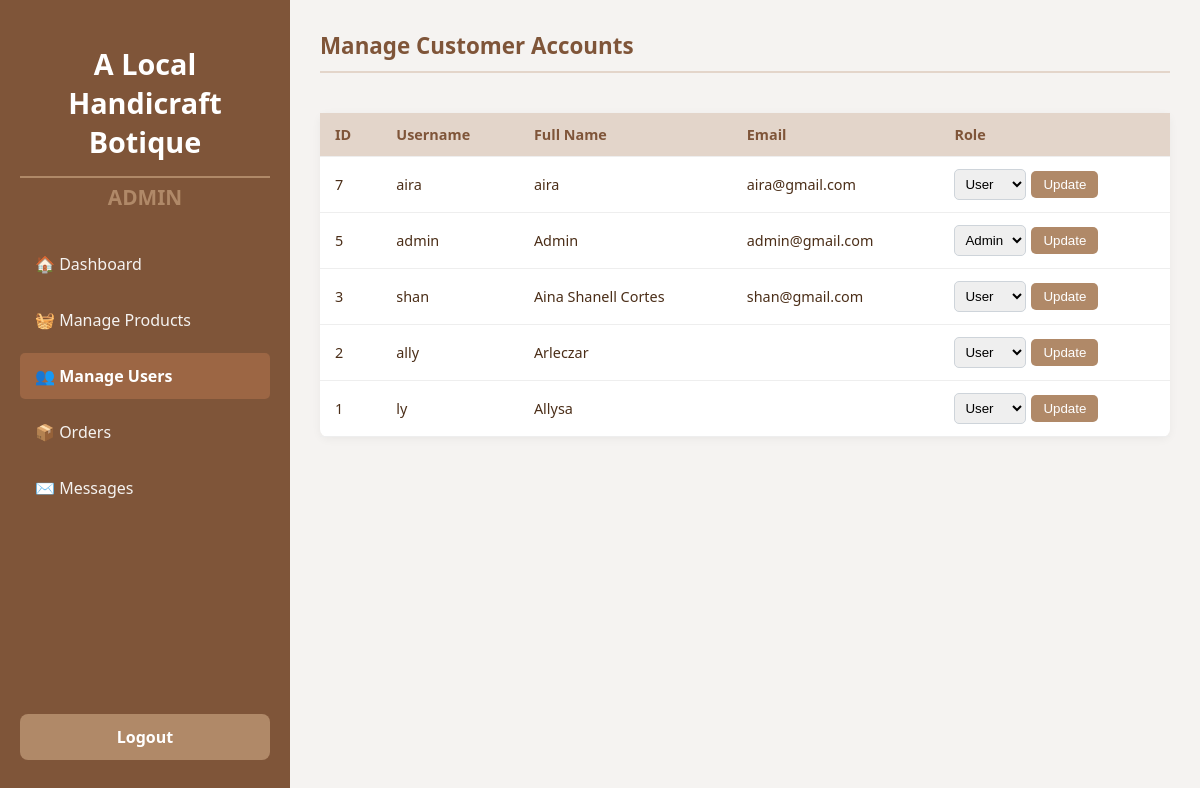
Screenshot of /admin/manage_users.php (signed in) with the database file from the repository.
### tables this page shows
CREATE TABLE `users` (
  `user_ID` int(11) NOT NULL,
  `fullname` varchar(100) NOT NULL,
  `username` varchar(30) NOT NULL,
  `user_role` varchar(20) NOT NULL,
  `password` varchar(255) NOT NULL,
  `user_address` varchar(255) NOT NULL,
  `user_email_address` varchar(255) NOT NULL,
  `user_contact_number` int(11) NOT NULL,
  `date_joined` timestamp NOT NULL DEFAULT current_timestamp()
);

### admin/manage_users.php (the view, shortened to what this page needs)
<?php
include '../db_connect.php';
$current_admin_id = $_SESSION['user_ID'] ?? 0;
$sql = "SELECT user_ID, username, fullname, user_email_address, user_role, date_joined FROM users WHERE user_ID != ? ORDER BY user_ID DESC";
$stmt = $conn->prepare($sql);
$stmt->bind_param("i", $current_admin_id);
$stmt->execute();
$result = $stmt->get_result();
$roles = ['user', 'admin'];
?>
<!DOCTYPE html>
<html lang="en">
<head>
</head>
<body>
<div class="main-layout">
    <div class="sidebar">
        <h2>A Local Handicraft Botique</h2>
        <h3>ADMIN</h3>
        <div class="sidebar-nav">
            <a href="index.php">🏠 Dashboard</a>
            <a href="manage_products.php">🧺 Manage Products</a>
            <a href="manage_users.php" class="active">👥 Manage Users</a>
            <a href="manage_orders.php">📦 Orders</a>
            <a href="manage_messages.php">✉️ Messages</a>
        </div>
        <div class="sidebar-logout">
            <a href="../logout.php" onclick="return confirm('Are you sure you want to log out?')"><b>Logout</b></a>
        </div>
    </div>
    <div class="content-area">
        <div class="header">
            <h1>Manage Customer Accounts</h1>
        </div>
        <?php if ($result->num_rows > 0): ?>
            <table class="user-table">
                <thead>
                    <tr>
                        <th>ID</th>
                        <th>Username</th>
                        <th>Full Name</th>
                        <th>Email</th>
                        <th>Role</th>
                        </tr>
                </thead>
                <tbody>
                    <?php while ($user = $result->fetch_assoc()): ?>
                        <tr>
                            <td><?php echo $user['user_ID']; ?></td>
                            <td><?php echo htmlspecialchars($user['username']); ?></td>
                            <td><?php echo htmlspecialchars($user['fullname']); ?></td>
                            <td><?php echo htmlspecialchars($user['user_email_address']); ?></td>
                            <td>
                                <form method="POST" style="margin: 0; display: flex; align-items: center;">
                                    <select name="new_role">
                                        <?php foreach ($roles as $role): ?>
                                            <option value="<?php echo $role; ?>" <?php echo (strtolower($user['user_role']) === $role) ? 'selected' : ''; ?>>
                                                <?php echo ucfirst($role); ?>
                                            </option>
                                        <?php endforeach; ?>
                                    </select>
                                    <button type="submit" name="update_role" class="btn-update">Update</button>
                                </form>
                            </td>
                            </tr>
                    <?php endwhile; ?>
                </tbody>
            </table>
        <?php else: ?>
            <p style="text-align: center; color: #7F5539; padding: 20px;">No other user Registered.</p>
        <?php endif; ?>
    </div>
</div>
</body>
</html>

### admin/manage_users.php (style rules this page uses)
:root { --color-primary: #7F5539; --color-secondary: #B08968; --color-light: #E3D5CA; --color-text: #4B2E18; --color-bg: #F5F3F1; }
body { font-family: 'Segoe UI', Tahoma, Geneva, Verdana, sans-serif; background-color: var(--color-bg); margin: 0; padding: 0; color: var(--color-text); }
.main-layout { display: flex; min-height: 100vh; }
.sidebar { width: 250px; background-color: var(--color-primary); color: white; padding: 20px; box-shadow: 2px 0 5px rgba(0, 0, 0, 0.1); }
.sidebar h2 { font-size: 1.8em; text-align: center; margin-bottom: 5px; border-bottom: 2px solid var(--color-secondary); padding-bottom: 15px; }
.sidebar h3 { font-size: 1.3em; text-align: center; margin-top: 5px; color: var(--color-secondary); }
.sidebar-nav { margin-top: 30px; }
.sidebar-nav a { display: flex; align-items: center; gap: 10px; padding: 12px 15px; margin-bottom: 10px; text-decoration: none; color: var(--color-bg); border-radius: 5px; transition: background-color 0.3s; }
.sidebar-nav a:hover, .sidebar-nav a.active { background-color: #9C6644; color: white; font-weight: bold; }
.sidebar-logout { position: absolute; bottom: 40px; width: 290px; text-align: center; }
.sidebar-logout a { display: block; padding: 12px; background-color: var(--color-secondary); color: white; border-radius: 8px; text-decoration: none; font-weight: bold; transition: background-color 0.3s; margin-right: 40px; }
.content-area { flex-grow: 1; padding: 30px; background-color: var(--color-bg); }
.header { display: flex; justify-content: space-between; align-items: center; margin-bottom: 40px; border-bottom: 2px solid #e3d5ca; padding-bottom: 10px; }
.header h1 { color: var(--color-primary); font-size: 1.4em; margin: 0; }
.user-table { width: 100%; border-collapse: collapse; background: white; border-radius: 8px; box-shadow: 0 2px 10px rgba(0,0,0,0.05); }
.user-table th, .user-table td { padding: 12px 15px; text-align: left; border-bottom: 1px solid #eee; font-size: 0.9em; }
.user-table th { background-color: var(--color-light); color: var(--color-primary); font-weight: bold; }
select { padding: 6px; border-radius: 5px; border: 1px solid #ced4da; margin-right: 5px; }
.btn-update { background-color: #b08968; color: white; border: none; padding: 6px 12px; border-radius: 5px; cursor: pointer; transition: background-color 0.3s; }

### rows the page displays
users: user_ID "7", username "aira", fullname "aira", user_email_address "aira@gmail.com", new_role "User"
users: user_ID "5", username "admin", fullname "Admin", user_email_address "admin@gmail.com", new_role "Admin"
users: user_ID "3", username "shan", fullname "Aina Shanell Cortes", user_email_address "shan@gmail.com"
users: user_ID "2", username "ally", fullname "Arleczar"
users: user_ID "1", username "ly", fullname "Allysa"

### other values shown
form field new_role "User"
